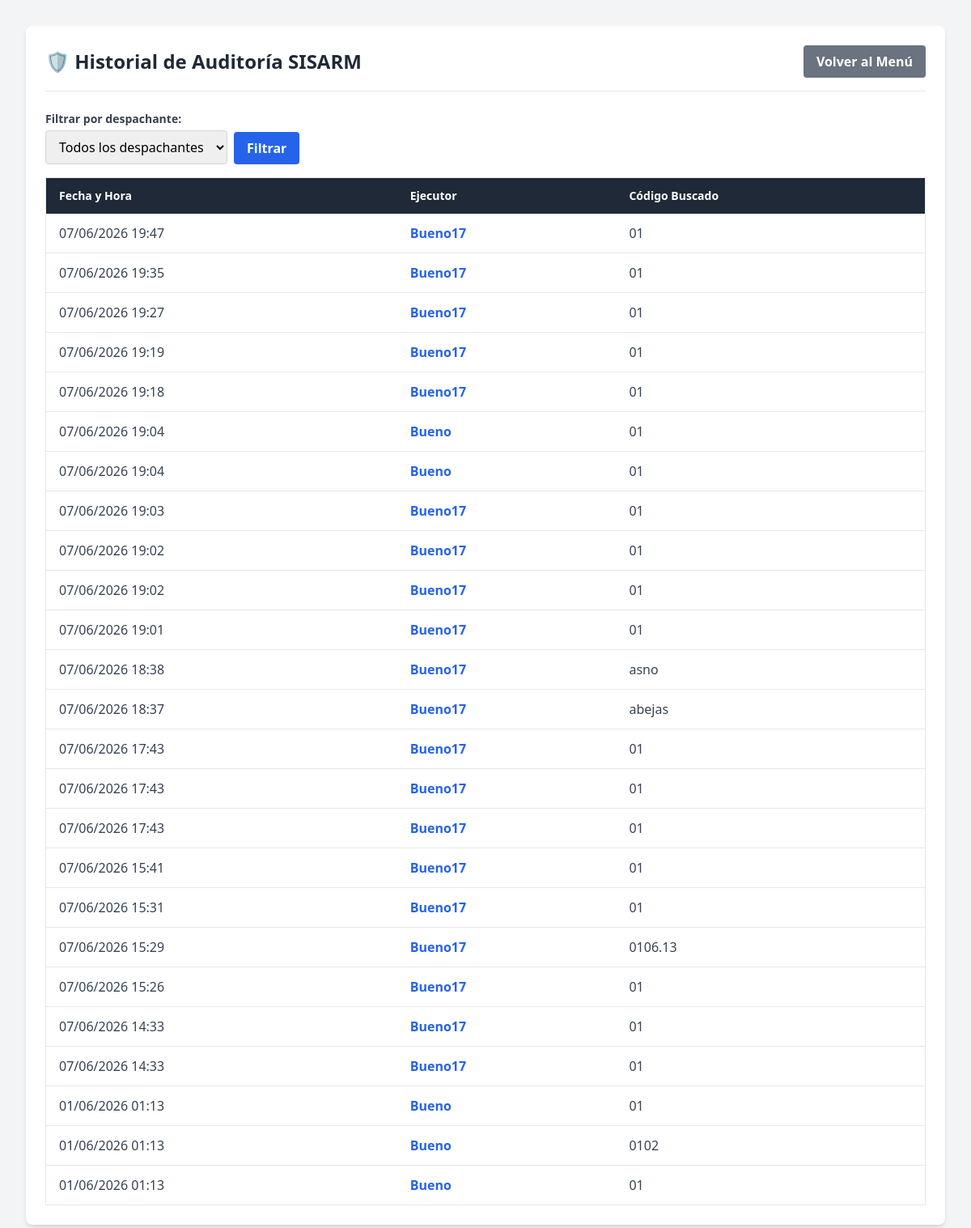
/auditoria/ (signed in), run on an earlier commit of the app's database.
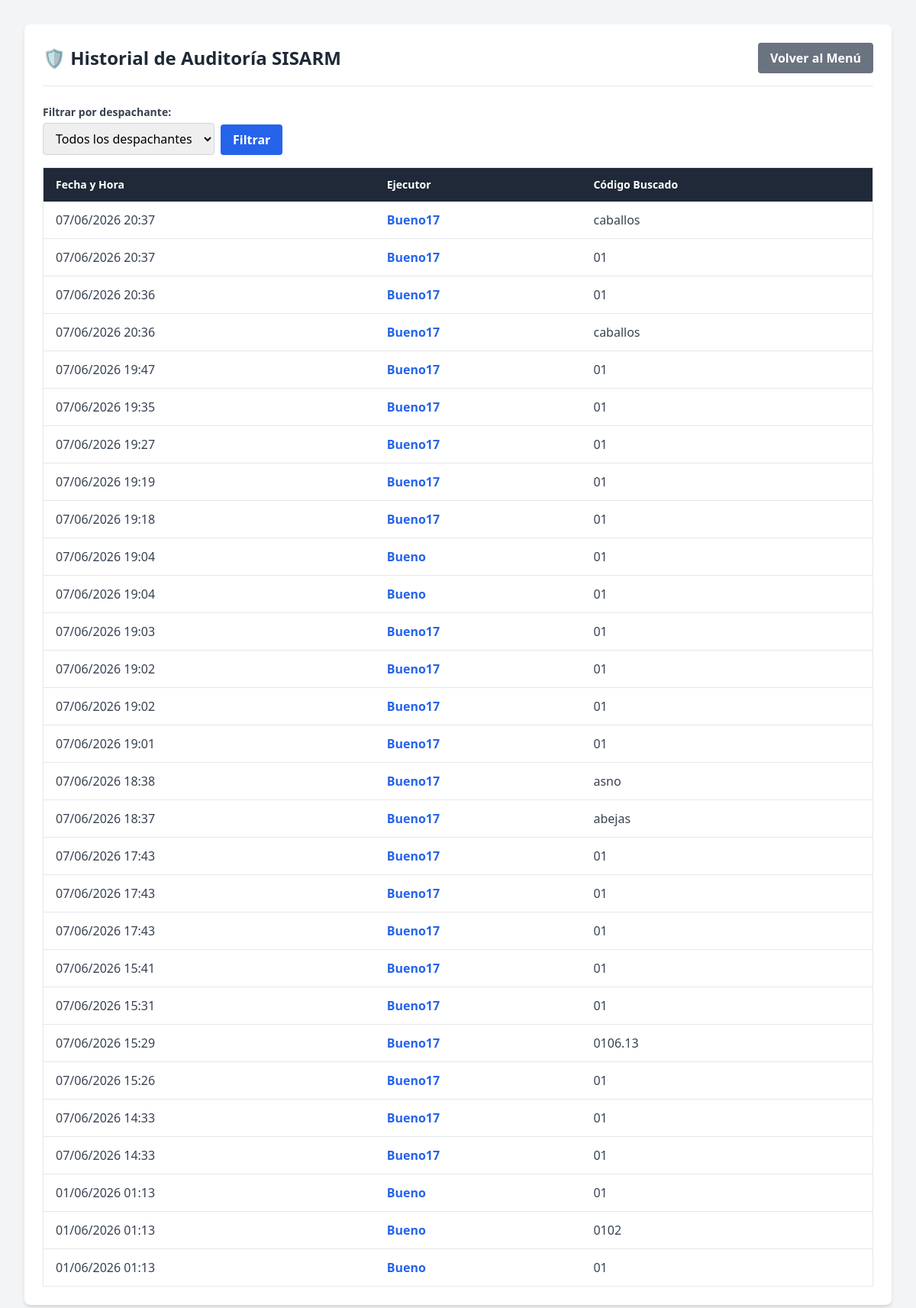
And on a later commit of the database.
### cuentas/models.py (models this page shows, shortened)
class HistorialBusqueda(models.Model):
    usuario = models.ForeignKey(User, on_delete=models.DO_NOTHING, verbose_name="Usuario Ejecutor")
    codigo_buscado = models.CharField(max_length=50, verbose_name="Código Buscado")
    fecha = models.DateTimeField(auto_now_add=True, verbose_name="Fecha y Hora")
    class Meta:
        verbose_name = "Historial de Búsqueda"
        verbose_name_plural = "Historiales de Búsqueda"
        ordering = ['-fecha']

### cuentas/views.py (the view)
# urls.py: path('auditoria/', views.auditoria_busquedas, name='auditoria'),
@staff_member_required
def auditoria_busquedas(request):
    usuarios = User.objects.filter(historialbusqueda__isnull=False).distinct()
    usuario_filtro = request.GET.get('usuario', '')
    registros = HistorialBusqueda.objects.all()
    if usuario_filtro:
        registros = registros.filter(usuario__username=usuario_filtro)
    return render(request, 'auditoria.html', {
        'registros': registros,
        'usuarios': usuarios,
        'usuario_filtro': usuario_filtro,
    })

### templates/auditoria.html (shortened to what this page needs)
<!DOCTYPE html>
<html lang="es">
<head>
    <script src="https://cdn.tailwindcss.com"></script>
</head>
<body class="bg-gray-100 min-h-screen p-8">
    <div class="max-w-6xl mx-auto bg-white p-6 rounded-lg shadow-md">
        <div class="flex justify-between items-center mb-6 border-b pb-4">
            <h1 class="text-2xl font-bold text-gray-800">🛡️ Historial de Auditoría SISARM</h1>
            <a href="{% url 'home' %}" class="bg-gray-500 hover:bg-gray-600 text-white font-bold py-2 px-4 rounded transition duration-300">
                Volver al Menú
            </a>
        </div>
        <form method="get" class="mb-4 flex flex-wrap gap-2 items-end">
            <div>
                <label for="filtro-usuario" class="block text-sm font-bold text-gray-700 mb-1">Filtrar por despachante:</label>
                <select name="usuario" id="filtro-usuario" class="border border-gray-300 rounded px-3 py-2 focus:outline-none focus:ring-2 focus:ring-blue-500">
                    <option value="">Todos los despachantes</option>
                </select>
            </div>
            <button type="submit" class="bg-blue-600 hover:bg-blue-700 text-white font-bold py-2 px-4 rounded transition duration-300">
                Filtrar
            </button>
        </form>
        <div class="overflow-x-auto">
            <table class="min-w-full bg-white border border-gray-200">
                <thead class="bg-gray-800 text-white">
                    <tr>
                        <th class="py-3 px-4 text-left font-semibold text-sm">Fecha y Hora</th>
                        <th class="py-3 px-4 text-left font-semibold text-sm">Ejecutor</th>
                        <th class="py-3 px-4 text-left font-semibold text-sm">Código Buscado</th>
                    </tr>
                </thead>
                <tbody class="text-gray-700">
                    {% for registro in registros %}
                    <tr class="border-b hover:bg-gray-50">
                        <td class="py-3 px-4">{{ registro.fecha|date:"d/m/Y H:i" }}</td>
                        <td class="py-3 px-4">
                            <a href="{% url 'auditoria' %}?usuario={{ registro.usuario.username }}"
                               class="font-bold text-blue-600 hover:text-blue-800 hover:underline">
                                {{ registro.usuario.username }}
                            </a>
                        </td>
                        <td class="py-3 px-4">{{ registro.codigo_buscado }}</td>
                    </tr>
                    {% endfor %}
                </tbody>
            </table>
        </div>
    </div>
</body>
</html>

What changed in the data, as far as the page shows it:
added HistorialBusqueda: fecha "07/06/2026 20:37", usuario.username "Bueno17", codigo_buscado "caballos"
added HistorialBusqueda: fecha "07/06/2026 20:37", usuario.username "Bueno17", codigo_buscado "01"
added HistorialBusqueda: fecha "07/06/2026 20:36", usuario.username "Bueno17", codigo_buscado "01"
added HistorialBusqueda: fecha "07/06/2026 20:36", usuario.username "Bueno17", codigo_buscado "caballos"
